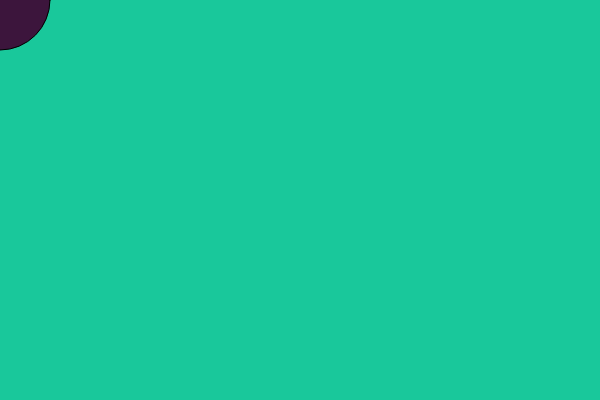
Frame 1 (no input)
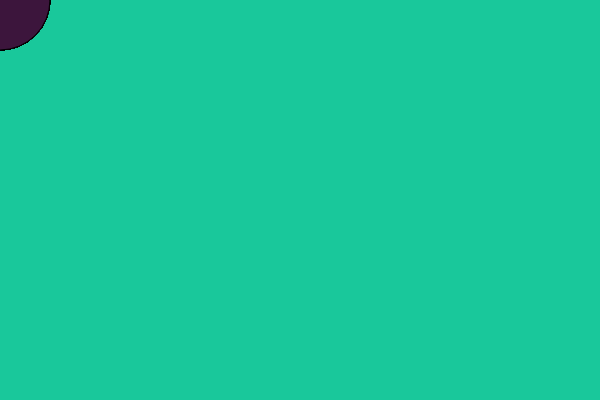
Frame 60 (no input)
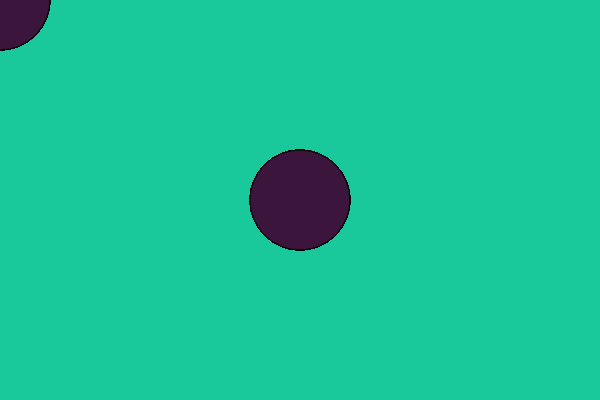
Frame 120 (the mouse pressed at the canvas centre since frame 60)

The p5.js sketch that drew these frames (run headless with seeded random() and noise() and a simulated clock; from frame 60 on, the mouse is pressed at the canvas centre):

// p5.js sketch
// ── sketch.js
function setup(){
    createCanvas(600,400);
    background(25,200,155);
}

function draw(){
    fill(60,21,60);
    ellipse(mouseX,mouseY,100,100);
}
